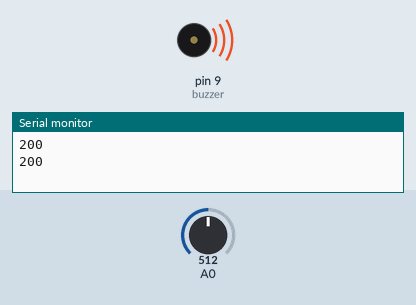
Simulated run of this sketch. Board: Arduino Uno, built with avr-gcc and run on an emulated ATmega328P. On the bench: buzzer (waves = sounding), the last lines printed to the serial monitor. The inputs (shaded band) are chosen by the test bench; at power-on: A0 = 512.

Above: at 2.8 s.
2.9 s: A0 set to 181
6.4 s: A0 set to 151
At 7.6 s:
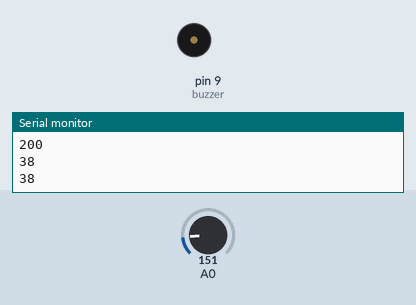
9.1 s: A0 set to 306
At 14.5 s:
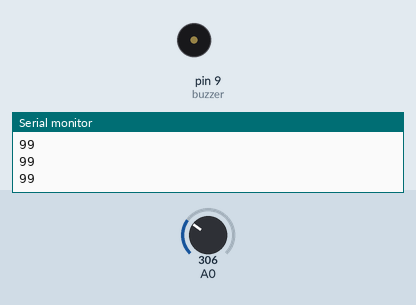
15.1 s: A0 set to 122
At 16.0 s:
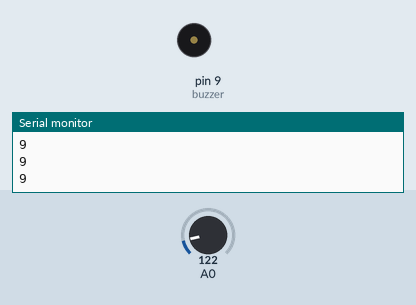
Timing chart, 0 to 18.1 s (numbered marks = the images above; inputs shaded):
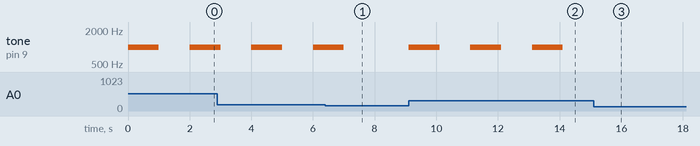

The sketch:

s_caklik_kontrol1.ino
```cpp
#define buzzer 9
#define led 6
#define tmp A0

void setup()
{
  Serial.begin(9600);
}

void loop()
{
  int deger= analogRead(A0);
  int iki=map(deger, 20,358, -40,125);
  Serial.println(iki);
  if(iki >= 30){
    digitalWrite(6,HIGH);
    tone(buzzer, 1000);
    delay(1000);
    digitalWrite(6,LOW);
    noTone(buzzer);
    delay(1000);
  }
  else{

    digitalWrite(6,LOW);
    digitalWrite(9,LOW);


  }
}
```

Measured:
- the behaviour switches between 164 and 163 on A0 (found by bisection; images 0 and 1)
- after the input at 6.4 s, tone on pin 9 (buzzer): goes on until 7.0 s, then stays silent
- after the input at 9.1 s, tone on pin 9 (buzzer): alternates 1000 Hz for 1.0 s and silent for 1.0 s, starting at once
- after the input at 15.1 s, tone on pin 9 (buzzer): stops changing and stays silent
- by itself, tone on pin 9 (buzzer): alternates 1000 Hz for 1.0 s and silent for 1.0 s
